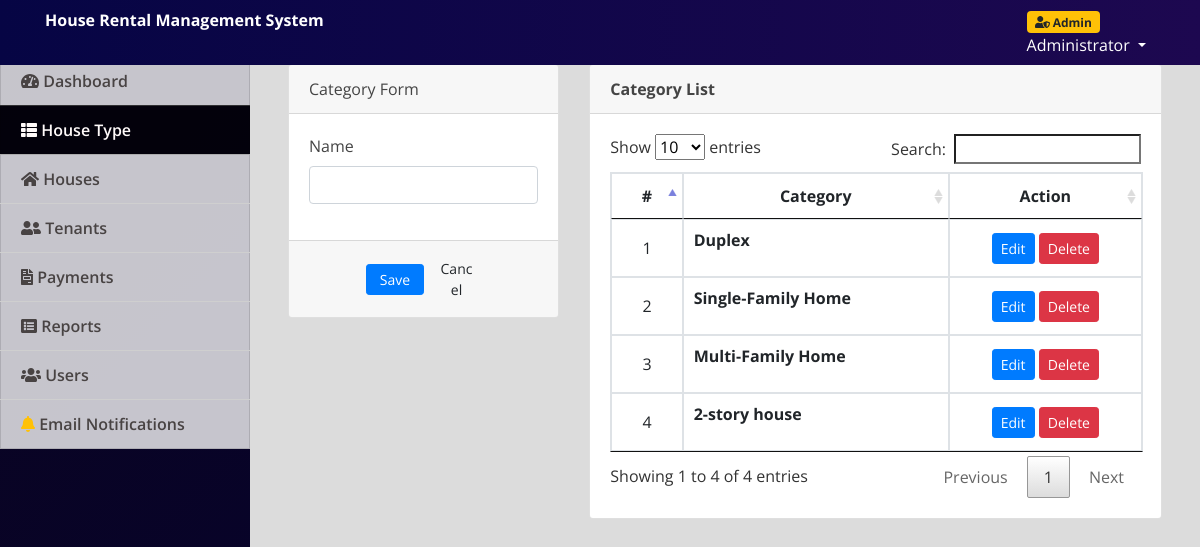
The page /index.php?page=categories (signed in) on the database its author committed.
### tables this page shows
CREATE TABLE `categories` (
  `id` int(30) NOT NULL,
  `name` varchar(200) NOT NULL
);

### categories.php (the view, shortened to what this page needs)
<?php include('db_connect.php');?>
<div class="container-fluid">
	<div class="col-lg-12">
		<div class="row">
			<div class="col-md-4">
			<form action="" id="manage-category">
				<div class="card">
					<div class="card-header">
						    Category Form
				  	</div>
					<div class="card-body">
							<div class="form-group">
								<label class="control-label">Name</label>
								<input type="text" class="form-control" name="name">
							</div>
					</div>
					<div class="card-footer">
						<div class="row">
							<div class="col-md-12">
								<button class="btn btn-sm btn-primary col-sm-3 offset-md-3"> Save</button>
								<button class="btn btn-sm btn-default col-sm-3" type="button" onclick="$('#manage-category').get(0).reset()"> Cancel</button>
							</div>
						</div>
					</div>
				</div>
			</form>
			</div>
			<div class="col-md-8">
				<div class="card">
					<div class="card-header">
						<b>Category List</b>
					</div>
					<div class="card-body">
						<table class="table table-bordered table-hover">
							<thead>
								<tr>
									<th class="text-center">#</th>
									<th class="text-center">Category</th>
									<th class="text-center">Action</th>
								</tr>
							</thead>
							<tbody>
								<?php
								$i = 1;
								$category = $conn->query("SELECT * FROM categories order by id asc");
								while($row=$category->fetch_assoc()):
								?>
								<tr>
									<td class="text-center"><?php echo $i++ ?></td>
									<td class="">
										<p><b><?php echo $row['name'] ?></b></p>
									</td>
									<td class="text-center">
										<button class="btn btn-sm btn-primary edit_category" type="button" data-id="<?php echo $row['id'] ?>"  data-name="<?php echo $row['name'] ?>" >Edit</button>
										<button class="btn btn-sm btn-danger delete_category" type="button" data-id="<?php echo $row['id'] ?>">Delete</button>
									</td>
								</tr>
								<?php endwhile; ?>
							</tbody>
						</table>
					</div>
				</div>
			</div>
		</div>
	</div>
</div>

### assets/css/style.css (style rules this page uses)
body { font-family: "Open Sans", sans-serif; color: #444444; width: 100%; height: calc(100%); }

### index.php (style rules this page uses)
body { background: #80808045; }

### categories.php (style rules this page uses)
td { vertical-align: middle !important; }

### rows shown on the page
categories: name "Duplex"
categories: name "Single-Family Home"
categories: name "Multi-Family Home"
categories: name "2-story house"

### other values the page prints
$_SESSION['system']['name'] "House Rental Management System"
$current_role['name'] "Admin"
$_SESSION['login_name'] "Administrator"
